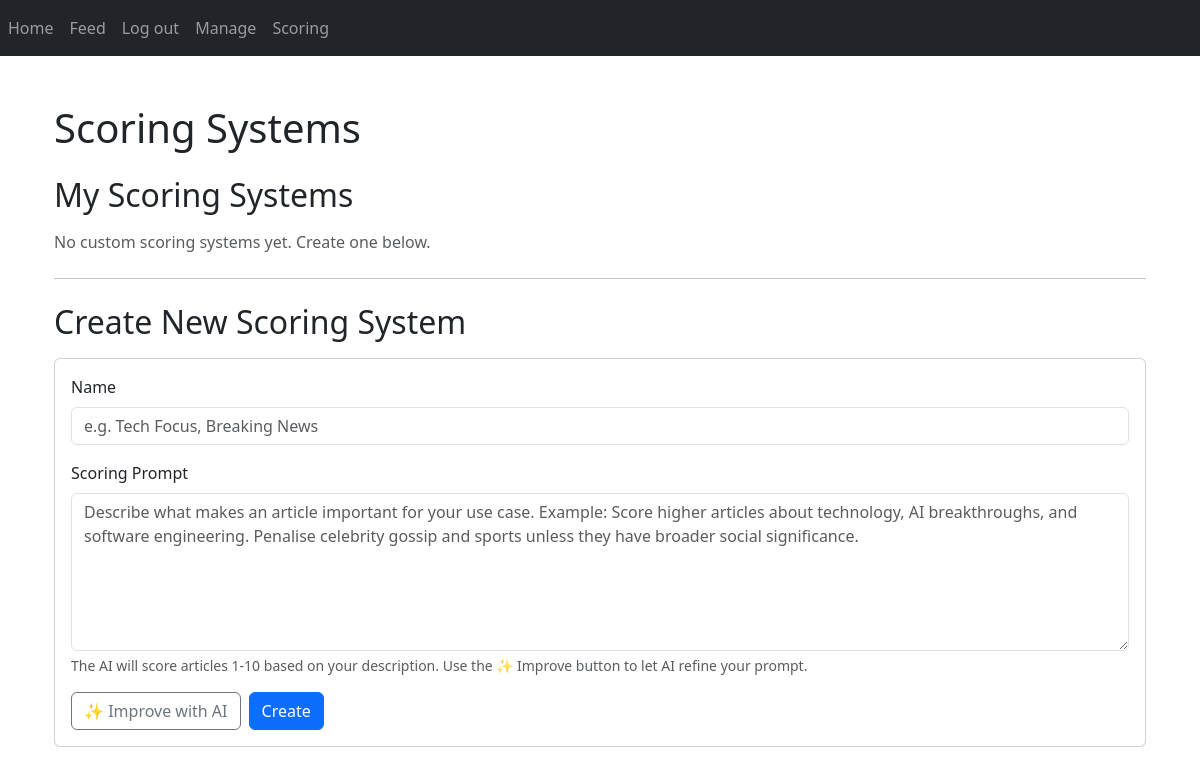
Page /scoring (signed in) on the earlier database version.
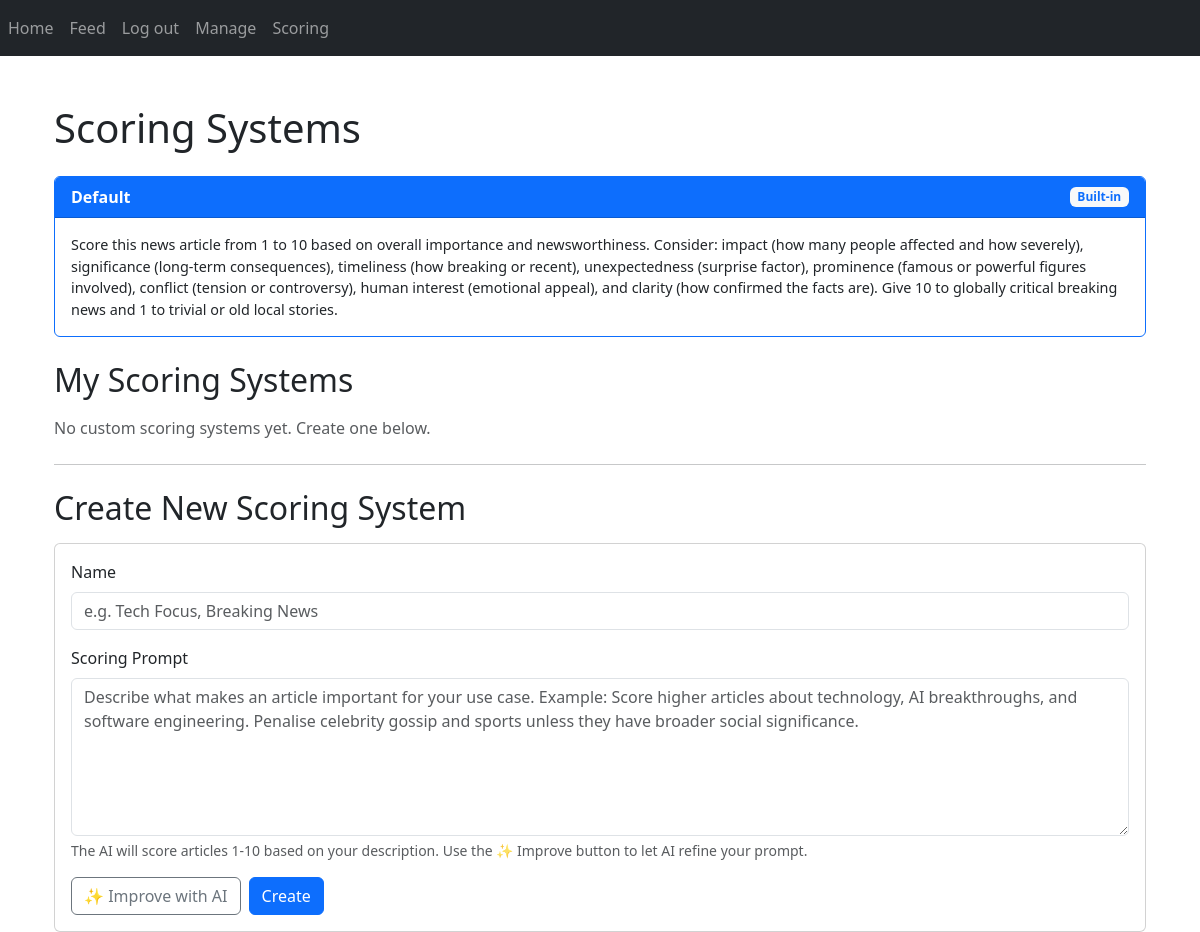
Same page on the later database version.
### website/models.py (models this page shows)
class ScoringSystem(db.Model):
    __tablename__ = 'scoringsystem'
    id = db.Column(db.Integer, primary_key=True)
    name = db.Column(db.String(200), nullable=False)
    prompt = db.Column(db.String(5000), nullable=True)
    owner_id = db.Column(db.Integer, db.ForeignKey('user.id'), nullable=True)
    is_default = db.Column(db.Boolean, default=False)
    owner = db.relationship('User', foreign_keys=[owner_id], back_populates='scoring_systems')
    feedgroups = db.relationship(
        'FeedGroup',
        foreign_keys='FeedGroup.scoring_system_id',
        back_populates='scoring_system'
    )
    scores = db.relationship('ArticleScore', back_populates='scoring_system', cascade='all, delete-orphan')

### website/scoring.py (the view)
@scoring_bp.route('/scoring')
@login_required
def scoring_list():
    default = ScoringSystem.query.filter_by(is_default=True).first()
    user_systems = ScoringSystem.query.filter_by(owner_id=current_user.id).all()
    return render_template('scoring.html', user=current_user, default=default, user_systems=user_systems)

### website/templates/scoring.html (shortened to what this page needs)
{% extends "base.html" %}
{% block content %}
<div class="container">
  <h1 class="mb-4">Scoring Systems</h1>
  {% if default %}
  <div class="card mb-4 border-primary">
    <div class="card-header bg-primary text-white d-flex justify-content-between align-items-center">
      <strong>{{ default.name }}</strong>
      <span class="badge bg-light text-primary">Built-in</span>
    </div>
    <div class="card-body">
      <p class="mb-0" style="white-space: pre-wrap; font-size: 0.9rem;">{{ default.prompt }}</p>
    </div>
  </div>
  {% endif %}
  <h2 class="mb-3">My Scoring Systems</h2>
  {% if not user_systems %}
  <p class="text-muted">No custom scoring systems yet. Create one below.</p>
  {% endif %}
  <hr class="my-4">
  <h2 class="mb-3">Create New Scoring System</h2>
  <div class="card">
    <div class="card-body">
      <form method="post" action="/scoring/create">
        <div class="mb-3">
          <label class="form-label">Name</label>
          <input type="text" class="form-control" name="name" placeholder="e.g. Tech Focus, Breaking News" required>
        </div>
        <div class="mb-3">
          <label class="form-label">Scoring Prompt</label>
          <textarea class="form-control"
                    name="prompt"
                    rows="6"
                    id="new-prompt"
                    placeholder="Describe what makes an article important for your use case. Example: Score higher articles about technology, AI breakthroughs, and software engineering. Penalise celebrity gossip and sports unless they have broader social significance."
                    required></textarea>
          <div class="form-text">
            The AI will score articles 1-10 based on your description. Use the ✨ Improve button to let AI refine your prompt.
          </div>
        </div>
        <div class="d-flex gap-2">
          <button type="button" class="btn btn-outline-secondary improve-btn" data-target="new-prompt">
            ✨ Improve with AI
          </button>
          <button type="submit" class="btn btn-primary">Create</button>
        </div>
      </form>
    </div>
  </div>
</div>
{% endblock %}

### website/templates/base.html (shortened to what this page needs)
<!DOCTYPE html>
<html>
  <head>
    <link
      rel="stylesheet"
      href="https://cdn.jsdelivr.net/npm/bootstrap@5.3.0/dist/css/bootstrap.min.css"
    />
    <link
      rel="stylesheet"
      href="https://stackpath.bootstrapcdn.com/font-awesome/4.7.0/css/font-awesome.min.css"
    />
  </head>
  <body>
    <nav class="navbar navbar-expand-lg navbar-dark bg-dark">
      <div class="collapse navbar-collapse" id="navbar">
        <div class="navbar-nav">
          <a class="nav-item nav-link" id="home" href="/">Home</a>
          <a class="nav-item nav-link" id="feed" href="/feed">Feed</a>
          {% if user.is_authenticated %}
          <a class="nav-item nav-link" id="logout" href="/logout">Log out</a>
          <a class="nav-item nav-link" id="manage" href="/manage">Manage</a>
          <a class="nav-item nav-link" id="scoring" href="/scoring">Scoring</a>
          {% else %}
          <a class="nav-item nav-link" id="login" href="/login">Login</a>
          <a class="nav-item nav-link" id="signUp" href="/sign-up">Sign up</a>
          {% endif %}
        </div>
      </div>
    </nav>
    <div class="container">
      <br /><br />
      {% block content %} {% endblock %}
    </div>
  </body>
</html>

Differences in the rows shown:
added ScoringSystem: name "Default", prompt "Score this news article from 1 to 10 based on overall importance and newsworthiness. Consider: impact (how many people affected and how severely), significance (long-term consequences), timeliness (how breaking or recent), unexpectedness (surprise factor), prominence (famous or powerful figures involved), conflict (tension or controversy), human interest (emotional appeal), and clarity (how confirmed the facts are). Give 10 to globally critical breaking news and 1 to trivial or old local stories."
Other differences:
text now shown: "Built-in"
